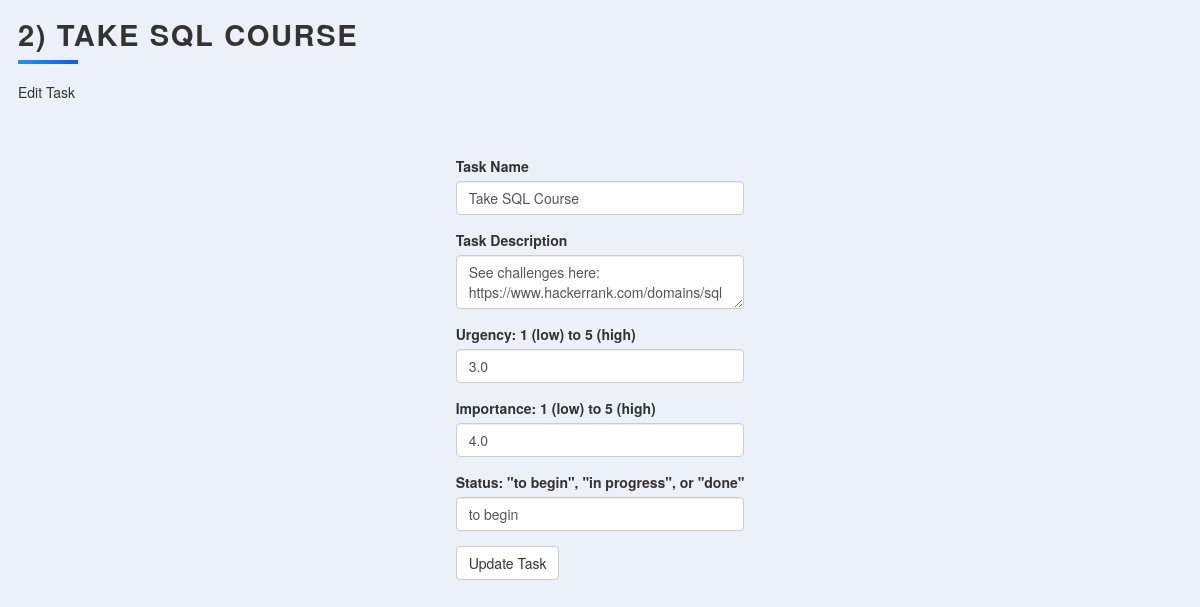
The app's page /edit?id=2 with its own data.
### main.py (models this page shows, shortened)
class Task(db.Model):
    id = db.Column(db.Integer, primary_key=True)
    title = db.Column(db.String(250), nullable=False)
    description = db.Column(db.String(500), nullable=True)
    urgency = db.Column(db.Float, nullable=True)
    importance = db.Column(db.Float, nullable=True)
    status = db.Column(db.String(250), nullable=True)

### main.py (the view, shortened to what this page needs)
@app.route("/edit", methods=["GET", "POST"])
def edit_task():
    task_id = request.args.get("id")
    task = Task.query.get(task_id)
    edit_form = EditTaskForm(
        title=task.title,
        description=task.description,
        urgency=task.urgency,
        importance=task.importance,
        status=task.status
    )
    return render_template("edit.html", task=task, form=edit_form)

### main.py
class EditTaskForm(FlaskForm):
    title = StringField("Task Name", validators=[DataRequired()])
    description = TextAreaField("Task Description", validators=[DataRequired()])
    urgency = StringField("Urgency: 1 (low) to 5 (high)", validators=[DataRequired()])
    importance = StringField("Importance: 1 (low) to 5 (high)", validators=[DataRequired()])
    status = StringField('Status: "to begin", "in progress", or "done"', validators=[DataRequired()])
    submit = SubmitField("Update Task")

### templates/edit.html (shortened to what this page needs)
{% extends 'bootstrap/base.html' %}
{% import "bootstrap/wtf.html" as wtf %}
{% block styles %}
  {{ super() }}
  <link rel="stylesheet" href="{{ url_for('static', filename='css/styles.css') }}">
{% endblock %}
{% block content %}
<div class="content">
  <h1 class="heading">{{ task.id }}) {{ task.title }}</h1>
    <p class="description">Edit Task</p>
      {{ wtf.quick_form(form, novalidate=True) }}
  </div>
{% endblock %}

### static/css/styles.css (style rules this page uses)
*, *:before, *:after { box-sizing: border-box; }
html { font-size: 18px; line-height: 1.5; font-weight: 300; color: #333; font-family: "Nunito Sans", sans-serif; }
body { margin: 0; padding: 0; height: 100vh; background-color: #ecf0f9; background-attachment: fixed; }
.content { display: flex; margin: 0 auto; justify-content: center; align-items: center; flex-wrap: wrap; max-width: 1500px; }
.heading { width: 100%; margin-left: 1rem; font-weight: 900; font-size: 1.618rem; text-transform: uppercase; letter-spacing: 0.1ch; line-height: 1; padding-bottom: 0.5em; margin-bottom: 1rem; position: relative; }
.heading:after { display: block; content: ''; position: absolute; width: 60px; height: 4px; background: linear-gradient(135deg, #1a9be6, #1a57e6); bottom: 0; }
.description { width: 100%; margin-top: 0; margin-left: 1rem; margin-bottom: 3rem; }

### records on screen
Task: id "2", title "TAKE SQL COURSE", title "Take SQL Course", description "See challenges here: https://www.hackerrank.com/domains/sql", urgency "3.0", importance "4.0", status "to begin"
